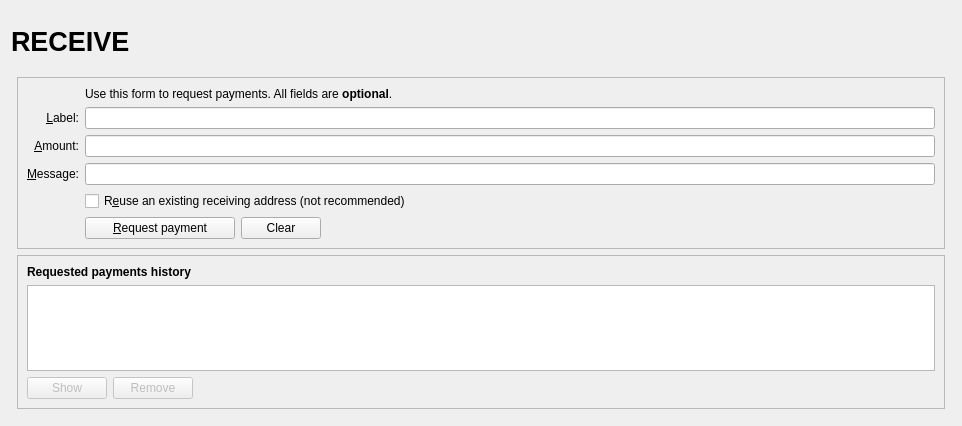
<?xml version="1.0" encoding="UTF-8"?>
<ui version="4.0">
 <class>ReceiveCoinsDialog</class>
 <widget class="QWidget" name="ReceiveCoinsDialog">
  <property name="geometry">
   <rect>
    <x>0</x>
    <y>0</y>
    <width>962</width>
    <height>426</height>
   </rect>
  </property>
  <property name="maximumSize">
   <size>
    <width>962</width>
    <height>600</height>
   </size>
  </property>
  <layout class="QVBoxLayout" name="verticalLayout" stretch="0">
   <item>
    <layout class="QVBoxLayout" name="verticalLayout_Master" stretch="0,1">
     <property name="spacing">
      <number>0</number>
     </property>
     <item>
      <widget class="QFrame" name="frame_Header">
       <layout class="QVBoxLayout" name="verticalLayout_8">
        <property name="leftMargin">
         <number>0</number>
        </property>
        <property name="topMargin">
         <number>0</number>
        </property>
        <property name="rightMargin">
         <number>0</number>
        </property>
        <property name="bottomMargin">
         <number>0</number>
        </property>
        <item>
         <layout class="QHBoxLayout" name="horizontalLayout_Header" stretch="1,0,1">
          <item>
           <widget class="QLabel" name="labelOverviewHeaderLeft">
            <property name="minimumSize">
             <size>
              <width>464</width>
              <height>60</height>
             </size>
            </property>
            <property name="maximumSize">
             <size>
              <width>16777215</width>
              <height>60</height>
             </size>
            </property>
            <property name="font">
             <font>
              <pointsize>20</pointsize>
              <weight>75</weight>
              <bold>true</bold>
             </font>
            </property>
            <property name="text">
             <string>RECEIVE</string>
            </property>
           </widget>
          </item>
          <item>
           <spacer name="horizontalSpacer_3">
            <property name="orientation">
             <enum>Qt::Horizontal</enum>
            </property>
            <property name="sizeHint" stdset="0">
             <size>
              <width>40</width>
              <height>20</height>
             </size>
            </property>
           </spacer>
          </item>
          <item>
           <widget class="QLabel" name="labelOverviewHeaderRight">
            <property name="minimumSize">
             <size>
              <width>464</width>
              <height>60</height>
             </size>
            </property>
            <property name="maximumSize">
             <size>
              <width>16777215</width>
              <height>60</height>
             </size>
            </property>
            <property name="font">
             <font>
              <pointsize>14</pointsize>
             </font>
            </property>
            <property name="text">
             <string/>
            </property>
            <property name="alignment">
             <set>Qt::AlignRight|Qt::AlignTrailing|Qt::AlignVCenter</set>
            </property>
           </widget>
          </item>
         </layout>
        </item>
       </layout>
      </widget>
     </item>
     <item>
      <widget class="QFrame" name="frame_BG">
       <layout class="QVBoxLayout" name="verticalLayout_5">
        <property name="leftMargin">
         <number>6</number>
        </property>
        <property name="topMargin">
         <number>6</number>
        </property>
        <property name="rightMargin">
         <number>6</number>
        </property>
        <property name="bottomMargin">
         <number>6</number>
        </property>
        <item>
         <widget class="QFrame" name="frame2">
          <property name="sizePolicy">
           <sizepolicy hsizetype="Preferred" vsizetype="Expanding">
            <horstretch>0</horstretch>
            <verstretch>0</verstretch>
           </sizepolicy>
          </property>
          <property name="frameShape">
           <enum>QFrame::StyledPanel</enum>
          </property>
          <property name="frameShadow">
           <enum>QFrame::Sunken</enum>
          </property>
          <layout class="QVBoxLayout" name="verticalLayout_3">
           <item>
            <layout class="QGridLayout" name="gridLayout">
             <item row="7" column="2">
              <widget class="QCheckBox" name="reuseAddress">
               <property name="toolTip">
                <string>Reuse one of the previously used receiving addresses.&lt;br&gt;Reusing addresses has security and privacy issues.&lt;br&gt;Do not use this unless re-generating a payment request made before.</string>
               </property>
               <property name="text">
                <string>R&amp;euse an existing receiving address (not recommended)</string>
               </property>
              </widget>
             </item>
             <item row="7" column="0">
              <widget class="QLabel" name="label_4">
               <property name="text">
                <string/>
               </property>
              </widget>
             </item>
             <item row="6" column="0">
              <widget class="QLabel" name="label_3">
               <property name="toolTip">
                <string>An optional message to attach to the payment request, which will be displayed when the request is opened. Note: The message will not be sent with the payment over the AriA network.</string>
               </property>
               <property name="text">
                <string>&amp;Message:</string>
               </property>
               <property name="alignment">
                <set>Qt::AlignRight|Qt::AlignTrailing|Qt::AlignVCenter</set>
               </property>
               <property name="buddy">
                <cstring>reqMessage</cstring>
               </property>
              </widget>
             </item>
             <item row="4" column="2">
              <widget class="QLineEdit" name="reqLabel">
               <property name="toolTip">
                <string>An optional label to associate with the new receiving address.</string>
               </property>
              </widget>
             </item>
             <item row="6" column="2">
              <widget class="QLineEdit" name="reqMessage">
               <property name="toolTip">
                <string>An optional message to attach to the payment request, which will be displayed when the request is opened.&lt;br&gt;Note: The message will not be sent with the payment over the AriA network.</string>
               </property>
              </widget>
             </item>
             <item row="2" column="2">
              <widget class="QLabel" name="label_5">
               <property name="text">
                <string>Use this form to request payments. All fields are &lt;b&gt;optional&lt;/b&gt;.</string>
               </property>
              </widget>
             </item>
             <item row="4" column="0">
              <widget class="QLabel" name="label_2">
               <property name="toolTip">
                <string>An optional label to associate with the new receiving address.</string>
               </property>
               <property name="text">
                <string>&amp;Label:</string>
               </property>
               <property name="alignment">
                <set>Qt::AlignRight|Qt::AlignTrailing|Qt::AlignVCenter</set>
               </property>
               <property name="buddy">
                <cstring>reqLabel</cstring>
               </property>
              </widget>
             </item>
             <item row="5" column="0">
              <widget class="QLabel" name="label">
               <property name="toolTip">
                <string>An optional amount to request. Leave this empty or zero to not request a specific amount.</string>
               </property>
               <property name="text">
                <string>&amp;Amount:</string>
               </property>
               <property name="alignment">
                <set>Qt::AlignRight|Qt::AlignTrailing|Qt::AlignVCenter</set>
               </property>
               <property name="buddy">
                <cstring>reqAmount</cstring>
               </property>
              </widget>
             </item>
             <item row="5" column="2">
              <widget class="AriAAmountField" name="reqAmount">
               <property name="minimumSize">
                <size>
                 <width>80</width>
                 <height>0</height>
                </size>
               </property>
               <property name="toolTip">
                <string>An optional amount to request. Leave this empty or zero to not request a specific amount.</string>
               </property>
              </widget>
             </item>
             <item row="8" column="0">
              <widget class="QLabel" name="label_7">
               <property name="text">
                <string/>
               </property>
              </widget>
             </item>
             <item row="8" column="2">
              <layout class="QHBoxLayout" name="horizontalLayout">
               <item>
                <widget class="QPushButton" name="receiveButton">
                 <property name="minimumSize">
                  <size>
                   <width>150</width>
                   <height>0</height>
                  </size>
                 </property>
                 <property name="text">
                  <string>&amp;Request payment</string>
                 </property>
                 <property name="icon">
                  <iconset resource="../aria.qrc">
                   <normaloff>:/icons/receiving_addresses</normaloff>:/icons/receiving_addresses</iconset>
                 </property>
                </widget>
               </item>
               <item>
                <widget class="QPushButton" name="clearButton">
                 <property name="sizePolicy">
                  <sizepolicy hsizetype="Minimum" vsizetype="Fixed">
                   <horstretch>0</horstretch>
                   <verstretch>0</verstretch>
                  </sizepolicy>
                 </property>
                 <property name="toolTip">
                  <string>Clear all fields of the form.</string>
                 </property>
                 <property name="text">
                  <string>Clear</string>
                 </property>
                 <property name="icon">
                  <iconset resource="../aria.qrc">
                   <normaloff>:/icons/remove</normaloff>:/icons/remove</iconset>
                 </property>
                 <property name="autoDefault">
                  <bool>false</bool>
                 </property>
                </widget>
               </item>
               <item>
                <spacer name="horizontalSpacer">
                 <property name="orientation">
                  <enum>Qt::Horizontal</enum>
                 </property>
                 <property name="sizeHint" stdset="0">
                  <size>
                   <width>40</width>
                   <height>20</height>
                  </size>
                 </property>
                </spacer>
               </item>
              </layout>
             </item>
             <item row="9" column="2">
              <spacer name="verticalSpacer">
               <property name="orientation">
                <enum>Qt::Vertical</enum>
               </property>
               <property name="sizeHint" stdset="0">
                <size>
                 <width>20</width>
                 <height>40</height>
                </size>
               </property>
              </spacer>
             </item>
            </layout>
           </item>
          </layout>
         </widget>
        </item>
        <item>
         <widget class="QFrame" name="frame">
          <property name="sizePolicy">
           <sizepolicy hsizetype="Preferred" vsizetype="Expanding">
            <horstretch>0</horstretch>
            <verstretch>0</verstretch>
           </sizepolicy>
          </property>
          <property name="frameShape">
           <enum>QFrame::StyledPanel</enum>
          </property>
          <property name="frameShadow">
           <enum>QFrame::Raised</enum>
          </property>
          <layout class="QVBoxLayout" name="verticalLayout_2">
           <item>
            <widget class="QLabel" name="label_6">
             <property name="font">
              <font>
               <weight>75</weight>
               <bold>true</bold>
              </font>
             </property>
             <property name="text">
              <string>Requested payments history</string>
             </property>
            </widget>
           </item>
           <item>
            <widget class="QTableView" name="recentRequestsView">
             <property name="palette">
              <palette>
               <active>
                <colorrole role="Text">
                 <brush brushstyle="SolidPattern">
                  <color alpha="255">
                   <red>51</red>
                   <green>51</green>
                   <blue>51</blue>
                  </color>
                 </brush>
                </colorrole>
               </active>
               <inactive>
                <colorrole role="Text">
                 <brush brushstyle="SolidPattern">
                  <color alpha="255">
                   <red>51</red>
                   <green>51</green>
                   <blue>51</blue>
                  </color>
                 </brush>
                </colorrole>
               </inactive>
               <disabled>
                <colorrole role="Text">
                 <brush brushstyle="SolidPattern">
                  <color alpha="255">
                   <red>85</red>
                   <green>85</green>
                   <blue>85</blue>
                  </color>
                 </brush>
                </colorrole>
               </disabled>
              </palette>
             </property>
             <property name="contextMenuPolicy">
              <enum>Qt::CustomContextMenu</enum>
             </property>
             <property name="tabKeyNavigation">
              <bool>false</bool>
             </property>
             <property name="sortingEnabled">
              <bool>true</bool>
             </property>
            </widget>
           </item>
           <item>
            <layout class="QHBoxLayout" name="horizontalLayout_2">
             <item>
              <widget class="QPushButton" name="showRequestButton">
               <property name="enabled">
                <bool>false</bool>
               </property>
               <property name="toolTip">
                <string>Show the selected request (does the same as double clicking an entry)</string>
               </property>
               <property name="text">
                <string>Show</string>
               </property>
               <property name="icon">
                <iconset resource="../aria.qrc">
                 <normaloff>:/icons/edit</normaloff>:/icons/edit</iconset>
               </property>
               <property name="autoDefault">
                <bool>false</bool>
               </property>
              </widget>
             </item>
             <item>
              <widget class="QPushButton" name="removeRequestButton">
               <property name="enabled">
                <bool>false</bool>
               </property>
               <property name="toolTip">
                <string>Remove the selected entries from the list</string>
               </property>
               <property name="text">
                <string>Remove</string>
               </property>
               <property name="icon">
                <iconset resource="../aria.qrc">
                 <normaloff>:/icons/remove</normaloff>:/icons/remove</iconset>
               </property>
               <property name="autoDefault">
                <bool>false</bool>
               </property>
              </widget>
             </item>
             <item>
              <spacer name="horizontalSpacer_2">
               <property name="orientation">
                <enum>Qt::Horizontal</enum>
               </property>
               <property name="sizeHint" stdset="0">
                <size>
                 <width>40</width>
                 <height>20</height>
                </size>
               </property>
              </spacer>
             </item>
            </layout>
           </item>
          </layout>
         </widget>
        </item>
       </layout>
      </widget>
     </item>
    </layout>
   </item>
  </layout>
 </widget>
 <customwidgets>
  <customwidget>
   <class>AriAAmountField</class>
   <extends>QLineEdit</extends>
   <header>ariaamountfield.h</header>
   <container>1</container>
  </customwidget>
 </customwidgets>
 <tabstops>
  <tabstop>reqLabel</tabstop>
  <tabstop>reqAmount</tabstop>
  <tabstop>reqMessage</tabstop>
  <tabstop>reuseAddress</tabstop>
  <tabstop>receiveButton</tabstop>
  <tabstop>clearButton</tabstop>
  <tabstop>recentRequestsView</tabstop>
  <tabstop>showRequestButton</tabstop>
  <tabstop>removeRequestButton</tabstop>
 </tabstops>
 <resources>
  <include location="../aria.qrc"/>
 </resources>
 <connections/>
</ui>
